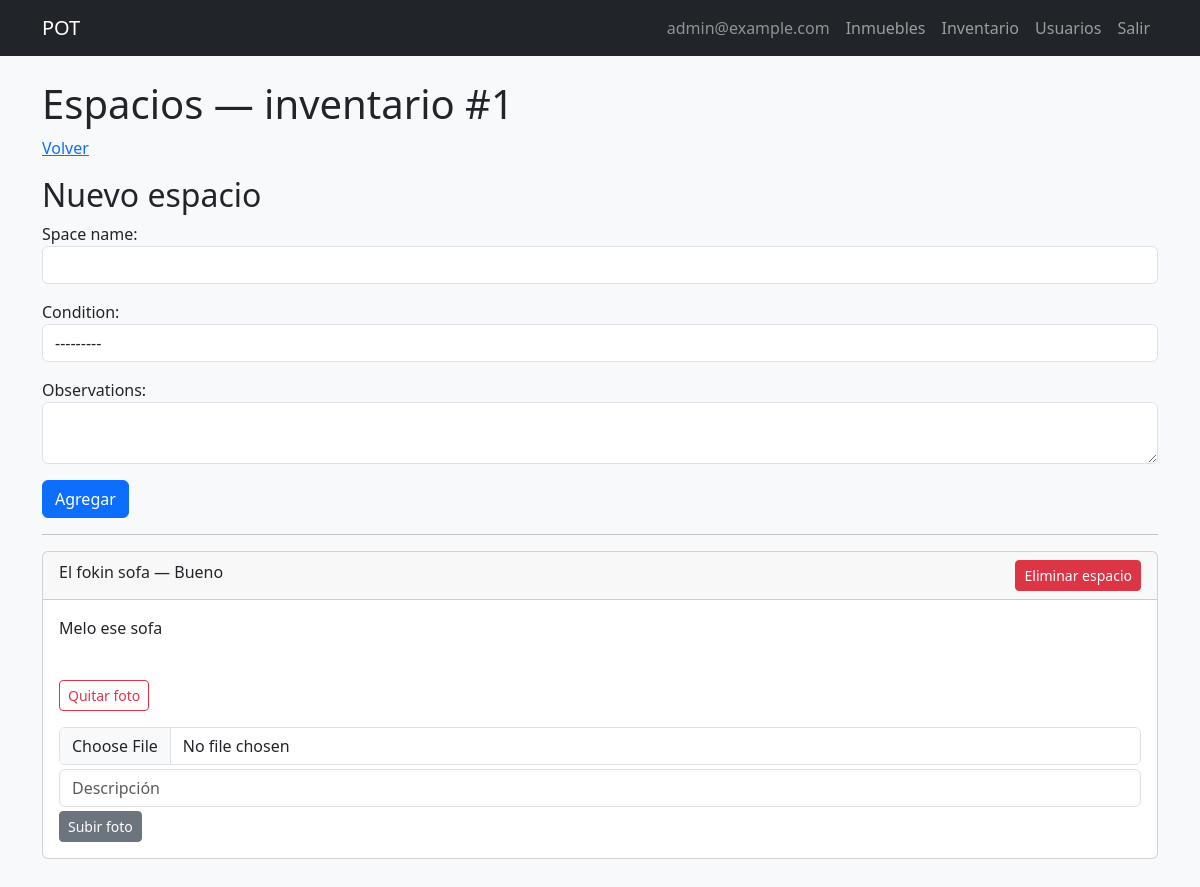
Screenshot of /inventories/1/spaces/ (signed in) with the database file from the repository.
### pot/models.py (models this page shows, shortened)
class CustomUser(AbstractUser):
    class Role(models.TextChoices):
        ADMIN = 'ADMIN', 'Administrador'
        ASSISTANT = 'ASSISTANT', 'Asistente Administrativo'
        TENANT = 'TENANT', 'Arrendatario'
    class DocumentType(models.TextChoices):
        CC = 'CC', 'Cédula de ciudadanía'
        CE = 'CE', 'Cédula de extranjería'
        PASSPORT = 'PASSPORT', 'Pasaporte'
        NIT = 'NIT', 'NIT'
    username = models.CharField(max_length=150, unique=True, blank=True)
    email = models.EmailField(unique=True)
    phone = models.CharField(max_length=20, default='')
    public_code = models.CharField(max_length=20, unique=True, blank=True, null=True)
    document_type = models.CharField(
        max_length=20,
        choices=DocumentType.choices,
        blank=True,
        default='',
    )
    document_number = models.CharField(max_length=30, unique=True, blank=True, null=True)
    avatar = models.ImageField(upload_to='avatars/%Y/%m/', blank=True, null=True, max_length=255)
    role = models.CharField(max_length=20, choices=Role.choices, default=Role.TENANT)
    password_changed = models.BooleanField(default=False)
    password_reset_token = models.CharField(max_length=255, null=True, blank=True)
    password_reset_expires = models.DateTimeField(null=True, blank=True)
    login_attempts = models.PositiveIntegerField(default=0)
    login_locked_until = models.DateTimeField(null=True, blank=True)
    created_at = models.DateTimeField(auto_now_add=True)
    updated_at = models.DateTimeField(auto_now=True)
    USERNAME_FIELD = 'email'
    REQUIRED_FIELDS = []
    objects = CustomUserManager()
    class Meta:
        ordering = ['-created_at']
    def is_staff_operative(self):
        return self.role in (self.Role.ADMIN, self.Role.ASSISTANT)

class Inventory(models.Model):
    class Type(models.TextChoices):
        INITIAL = 'INITIAL', 'Inicial'
        FINAL = 'FINAL', 'Final'
    class Status(models.TextChoices):
        IN_PROGRESS = 'IN_PROGRESS', 'En registro'
        PENDING_SIGNATURE = 'PENDING_SIGNATURE', 'Pendiente de firma'
        OBSERVATIONS_PENDING = 'OBSERVATIONS_PENDING', 'Observaciones pendientes'
        ACCEPTED = 'ACCEPTED', 'Aceptado'
        CLOSED = 'CLOSED', 'Cerrado'
    property = models.ForeignKey(Property, on_delete=models.CASCADE, related_name='inventories')
    tenant = models.ForeignKey(
        CustomUser,
        on_delete=models.CASCADE,
        related_name='inventories_as_tenant',
        limit_choices_to={'role': CustomUser.Role.TENANT},
    )
    inventory_type = models.CharField(max_length=10, choices=Type.choices)
    status = models.CharField(max_length=30, choices=Status.choices, default=Status.IN_PROGRESS)
    delivery_date = models.DateField()
    observations = models.TextField(blank=True, null=True)
    signed_at = models.DateTimeField(null=True, blank=True)
    signed_by = models.ForeignKey(
        CustomUser,
        on_delete=models.SET_NULL,
        null=True,
        blank=True,
        related_name='inventories_signed',
    )
    signature_token = models.CharField(max_length=255, blank=True, null=True)
    created_at = models.DateTimeField(auto_now_add=True)
    created_by = models.ForeignKey(
        CustomUser,
        on_delete=models.SET_NULL,
        null=True,
        blank=True,
        related_name='inventories_created',
    )
    updated_at = models.DateTimeField(auto_now=True)
    class Meta:
        ordering = ['-created_at']
        unique_together = ('property', 'tenant', 'inventory_type')
    def is_editable(self):
        return self.status == self.Status.IN_PROGRESS

class InventorySpace(models.Model):
    class Condition(models.TextChoices):
        GOOD = 'GOOD', 'Bueno'
        REGULAR = 'REGULAR', 'Regular'
        BAD = 'BAD', 'Malo'
    inventory = models.ForeignKey(Inventory, on_delete=models.CASCADE, related_name='spaces')
    space_name = models.CharField(max_length=100)
    condition = models.CharField(max_length=20, choices=Condition.choices)
    observations = models.TextField(blank=True, null=True)
    order = models.IntegerField(default=0)
    created_at = models.DateTimeField(auto_now_add=True)
    updated_at = models.DateTimeField(auto_now=True)
    class Meta:
        ordering = ['order', 'space_name']

class InventorySpacePhoto(models.Model):
    space = models.ForeignKey(InventorySpace, on_delete=models.CASCADE, related_name='photos')
    image = models.ImageField(upload_to=inventory_space_photo_upload, max_length=255)
    thumbnail = models.ImageField(upload_to=inventory_space_thumb_upload, max_length=255, blank=True, null=True)
    description = models.CharField(max_length=255, blank=True, null=True)
    uploaded_at = models.DateTimeField(auto_now_add=True)
    uploaded_by = models.ForeignKey(CustomUser, on_delete=models.SET_NULL, null=True, blank=True)
    class Meta:
        ordering = ['uploaded_at']
    def get_thumbnail_url(self):
        if self.thumbnail:
            return self.thumbnail.url
        return self.image.url if self.image else ''

### pot/views.py (the view, shortened to what this page needs)
# urls.py: path('inventories/<int:inventory_id>/spaces/', views.InventorySpaceManagementView.as_view(), name='inventory_spaces'),
class InventorySpaceManagementView(StaffOperativeRequiredMixin, View):
    def get(self, request, inventory_id):
        inv = get_object_or_404(Inventory, pk=inventory_id)
        if not inv.is_editable():
            messages.error(request, 'Inventario no editable.')
            return redirect('pot:inventory_detail', inventory_id=inv.pk)
        return render(
            request,
            'inventory/inventory_spaces.html',
            {'inventory': inv, 'space_form': InventorySpaceForm()},
        )

### pot/forms.py (shortened to what this page needs)
class InventorySpaceForm(forms.ModelForm):
    class Meta:
        model = InventorySpace
        fields = ['space_name', 'condition', 'observations']
        widgets = {
            'space_name': forms.TextInput(attrs={'class': 'form-control'}),
            'condition': forms.Select(attrs={'class': 'form-control'}),
            'observations': forms.Textarea(attrs={'class': 'form-control', 'rows': 2}),
        }

### pot/views.py (called while the page is built)
    def test_func(self):
        u = self.request.user
        return u.is_staff_operative()

### templates/inventory/inventory_spaces.html (shortened to what this page needs)
{% extends 'base.html' %}
{% block content %}
<h1>Espacios — inventario #{{ inventory.id }}</h1>
<p><a href="{% url 'pot:inventory_detail' inventory.id %}">Volver</a></p>
<h2>Nuevo espacio</h2>
<form method="post">{% csrf_token %}{{ space_form.as_p }}<button class="btn btn-primary">Agregar</button></form>
<hr>
{% for s in inventory.spaces.all %}
<div class="card mb-3"><div class="card-header">{{ s.space_name }} — {{ s.get_condition_display }}
<form action="{% url 'pot:inventory_space_delete' s.id %}" method="post" class="float-end d-inline">{% csrf_token %}<button class="btn btn-sm btn-danger">Eliminar espacio</button></form>
</div>
<div class="card-body">
<p>{{ s.observations|default:"—" }}</p>
<div class="row">{% for ph in s.photos.all %}
<div class="col-md-3 mb-2"><img src="{{ ph.get_thumbnail_url }}" class="img-fluid" alt="">
<form action="{% url 'pot:inventory_photo_delete' ph.id %}" method="post">{% csrf_token %}<button class="btn btn-sm btn-outline-danger">Quitar foto</button></form>
</div>{% empty %}<p class="text-muted">Sin fotos</p>{% endfor %}</div>
<form action="{% url 'pot:inventory_photo_upload' s.id %}" method="post" enctype="multipart/form-data" class="mt-2">{% csrf_token %}
<input type="file" name="image" accept="image/png,image/jpeg" class="form-control" required>
<input type="text" name="description" class="form-control mt-1" placeholder="Descripción">
<button class="btn btn-sm btn-secondary mt-1">Subir foto</button></form>
</div></div>
{% empty %}<p>Sin espacios aún.</p>{% endfor %}
{% endblock %}

### templates/base.html (shortened to what this page needs)
{% load static %}
<!DOCTYPE html>
<html lang="es">
<head>
    <link href="https://cdn.jsdelivr.net/npm/bootstrap@5.3.3/dist/css/bootstrap.min.css" rel="stylesheet">
    <link rel="stylesheet" href="{% static 'css/style.css' %}">
</head>
<body class="bg-light">
<nav class="navbar navbar-expand-lg navbar-dark bg-dark mb-4">
    <div class="container">
        <a class="navbar-brand" href="{% if not user.is_authenticated %}{% url 'pot:login' %}{% elif user.role == 'TENANT' %}{% url 'pot:dashboard_tenant' %}{% else %}{% url 'pot:dashboard_staff' %}{% endif %}">POT</a>
        <div class="navbar-nav ms-auto">
            {% if user.is_authenticated %}
                <span class="nav-link text-white-50">{{ user.email }}</span>
                {% if user.is_staff_operative %}
                    <a class="nav-link" href="{% url 'pot:property_list' %}">Inmuebles</a>
                    <a class="nav-link" href="{% url 'pot:inventory_create' %}">Inventario</a>
                {% endif %}
                {% if user.role == 'ADMIN' %}
                    <a class="nav-link" href="{% url 'pot:user_list' %}">Usuarios</a>
                {% endif %}
                <a class="nav-link" href="{% url 'pot:logout' %}">Salir</a>
            {% else %}
                <a class="nav-link" href="{% url 'pot:login' %}">Entrar</a>
            {% endif %}
        </div>
    </div>
</nav>
<main class="container pb-5">
    {% block content %}{% endblock %}
</main>
</body>
</html>

### rows the page displays
CustomUser: email "admin@example.com"
Inventory: id "1"
InventorySpace: space_name "El fokin sofa", condition "Bueno", observations "Melo ese sofa"
